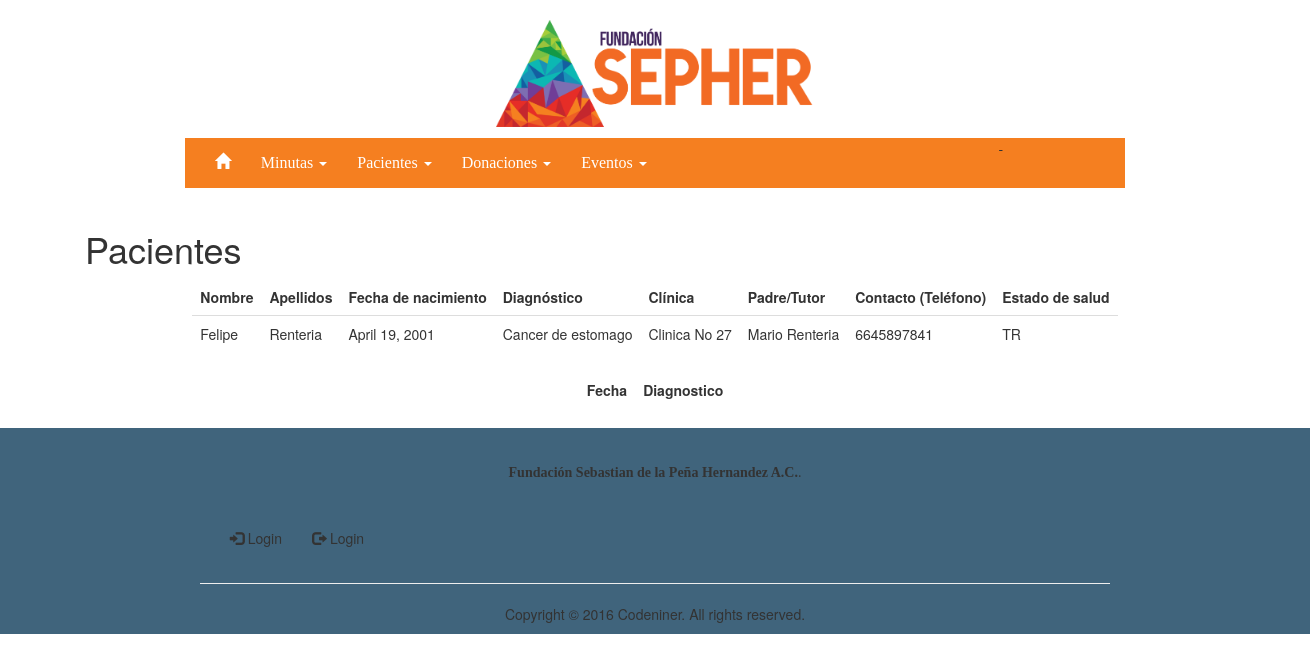
Page /detalle_paciente/1 on the committed database.
### pacientes/models.py (models this page shows)
class Paciente(models.Model):
    Estado_opciones=(
    ('RE','Remision'),
    ('TR','En Tratamiento'),
    ('DEP','Fallecido'),
    )
    Paciente_nombre=models.CharField(max_length=40)
    Paciente_apellido=models.CharField(max_length=50)
    Paciente_fnacimiento=models.DateField()
    Paciente_diagnostico=models.CharField(max_length=200)
    Paciente_clinica=models.CharField(max_length=50)
    Tutor_Padre=models.CharField(max_length=50)
    Paciente_contacto=models.CharField(max_length=15,blank=True)
    Estado_salud=models.CharField(max_length=10,choices=Estado_opciones)

### pacientes/views.py (the view)
# urls.py: url(r'^detalle_paciente/(?P<pk>\d+)$',Paciente_detalle,name='paciente_detalle_view'),
def Paciente_detalle(request,pk):
	p=Paciente.objects.get(id=pk)
	ph=Paciente.objects.select_related().get(id=pk)
	return render(request,'detalle_paciente.html',{'list':p,'list1':ph})

### templates/detalle_paciente.html (shortened to what this page needs)
{% extends 'base.html' %}
{% block content %}
<header><h1>Pacientes</h1></header>
	<center>
		<table class="table table-hover">
		<thead>
			<tr>
				<td><b>Nombre</b></td>
				<td><b>Apellidos</b></td>
				<td><b>Fecha de nacimiento</b></td>
				<td><b>Diagnóstico</b></td>
				<td><b>Clínica</b></td>
				<td><b>Padre/Tutor</b></td>
				<td><b>Contacto (Teléfono) </b></td>
				<td><b>Estado de salud</b></td>
			</tr>
		</thead>
		<tbody>
			<tr>
				<td>{{ list.Paciente_nombre }}</td>
				<td>{{ list.Paciente_apellido }}</td>
				<td>{{ list.Paciente_fnacimiento }}</td>
				<td>{{ list.Paciente_diagnostico }}</td>
				<td>{{ list.Paciente_clinica }}</td>
				<td>{{ list.Tutor_Padre }}</td>
				<td>{{ list.Paciente_contacto }}</td>
				<td>{{ list.Estado_salud }}</td>
			</tr>
		</tbody>
	</table>
	<table class="table table-hover">
		<thead>
			<tr>
				<td><b>Fecha</b></td>
				<td><b>Diagnostico</b></td>
			</tr>
		</thead>
	</table>
	</center>
{% endblock %}

### templates/base.html (style rules this page uses)
td { padding: 8px; }

### rows in the picture
Paciente: Paciente_nombre "Felipe", Paciente_apellido "Renteria", Paciente_fnacimiento "April 19, 2001", Paciente_diagnostico "Cancer de estomago", Paciente_clinica "Clinica No 27", Tutor_Padre "Mario Renteria", Paciente_contacto "6645897841", Estado_salud "TR"
